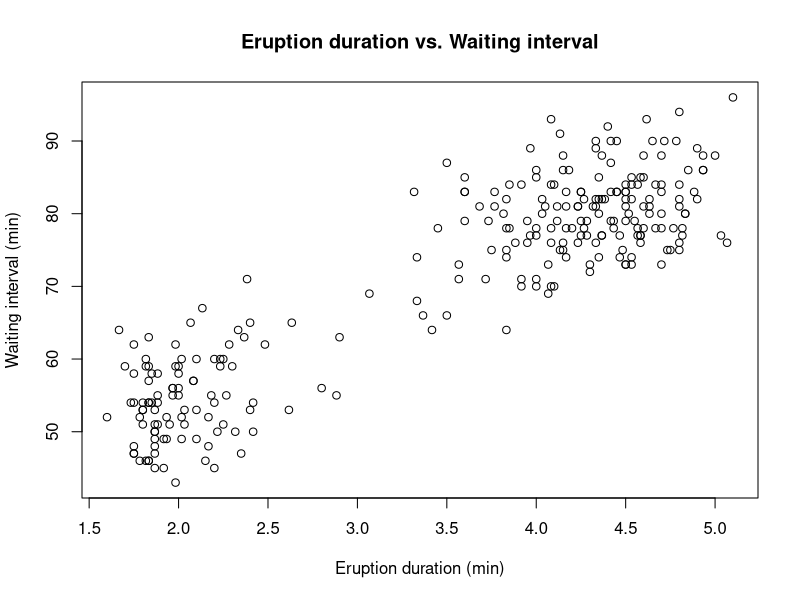

Recreate this plot in R.
## ---- chunk 1
knitr::opts_chunk$set(echo = TRUE, eval = TRUE,  
                      warning = FALSE, message = FALSE, 
                      fig.align = "center",
                      R.options = list(max.print=100))

# Edit the file starting below
## ---- chunk 2
head(faithful)
## ---- chunk 3
# your code goes below (replace this comment with something meaningul)
?faithful
dim(faithful)
## ---- chunk 4
# your code goes below (replace this comment with something meaningul)
plot(faithful$eruptions, faithful$waiting,
     main='Eruption duration vs. Waiting interval',
     xlab='Eruption duration (min)',
     ylab='Waiting interval (min)')
